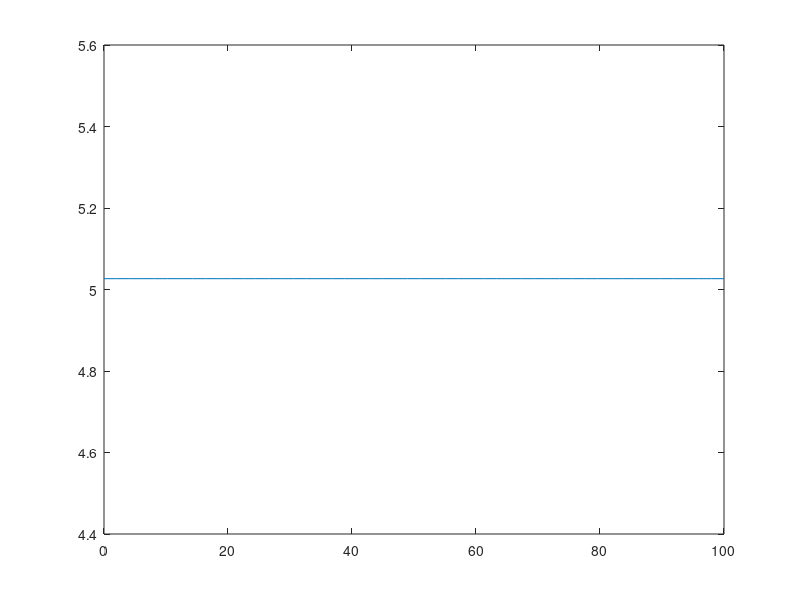
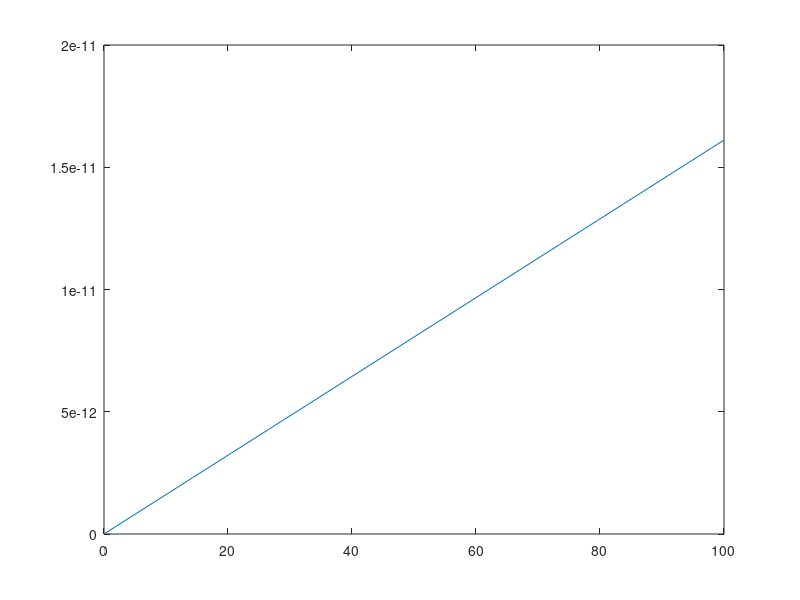

These figures' MATLAB source, in order:
% MechSolids Airfoil Project
% Lindsey Andrade, Ambika Goel, Caleb Kissel

function airfoil()
close all
c = 1; %cord length meters

% Constants 
rho =  1.225; % density of air kg/m3
V = 200; % airspeed m/s
A = 8; % cross section of the wing (for lift)
G = 24e9; %N/m^2 
J = 1300;
L = 100; % length of wing (m)

alpha_initial = .1; %initial angle of attack in radians

LiftForce = 2*pi*(1/2 * rho * V^2 * A); %lift Lift = 2pi(1/2 * rho * V^2 * A); 

C = LiftForce/(.5 * rho * V^2 * c); %coefficient of lift

X = linspace(0, L, 50);
T = zeros(1, length(X));
Phi = zeros(1, length(X));

for i = 1 : length(X)
T(i) = C * alpha_initial * exp((C*X(i))/(J*G)); 
Phi(i) = alpha_initial * (exp(C*X(i)/(J*G)) - 1); 
end

plot(X, T)

figure
plot(X, Phi)
end
